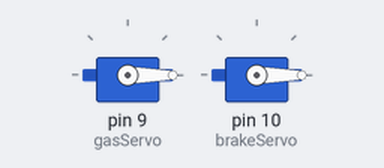
A sketch run on a simulated Arduino Uno, built with avr-gcc and run on an emulated ATmega328P. Shown: 2 × servo.

Above: at 1.05 s.
At 3.05 s:
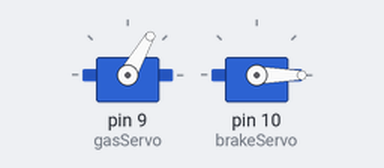
At 5.0 s:
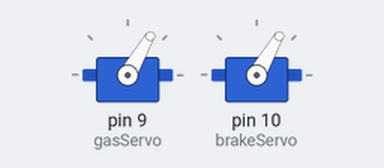
Timing chart, 0 to 6.2 s (numbered marks = the images above):
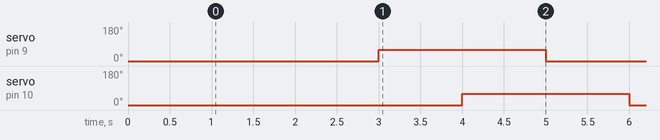

Measured:
- by itself, servo on pin 9 (gasServo), servo on pin 10 (brakeServo): alternates 60° for 2.0 s and 0° for 2.0 s

The sketch:

servoTest.ino
```cpp
/************************************************/
#include <Servo.h>
/************************************************/
Servo gasServo;//create servo object
Servo brakeServo;

void setup()
{
  Serial.begin(9600);  // start serial port at 9600 bps:
  gasServo.attach(9);//attachs the servo on pin 9 to servo object
  brakeServo.attach(10);//attachs the servo on pin 9 to servo object

  gasServo.write(0);//back to 0 degrees
  brakeServo.write(0);//back to 0 degrees
  delay(1000);//wait for a second
}
/*************************************************/
void loop()
{
  gasServo.write(0);
  delay(1000);
  brakeServo.write(0);
  delay(1000);
  gasServo.write(60);
  delay(1000);
  brakeServo.write(60);

  delay(1000);
}
/**************************************************/
```
